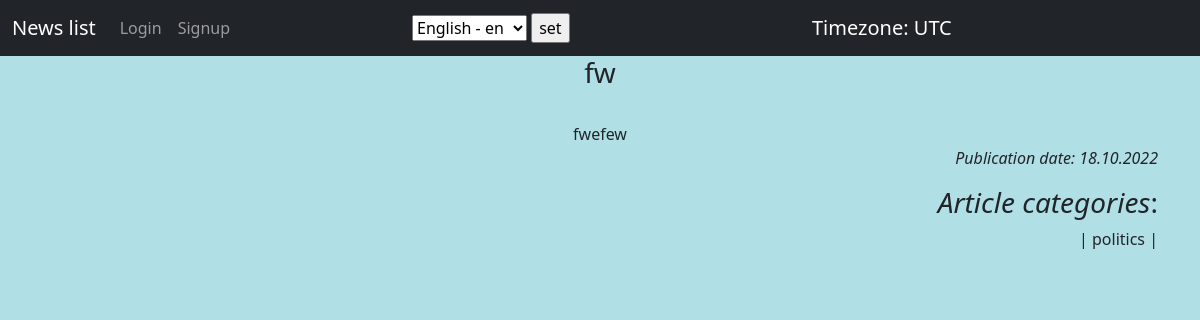
Screenshot of /news/153 with the database file from the repository.
### News/models.py (models this page shows, shortened)
class Post(models.Model):
    author = models.ForeignKey(Author, on_delete=models.CASCADE)
    type_post = models.CharField(max_length=2, choices=CHOICE_TYPE, default=article)
    date_creation = models.DateTimeField(auto_now_add=True)
    category_post = models.ManyToManyField(Category, through='PostCategory')
    title_post = models.CharField(max_length=64)
    text_post = models.TextField()
    rating_post = models.SmallIntegerField(default=0)

class Category(models.Model):
    name_category = models.CharField(max_length=64, unique=True)
    subscribers = models.ManyToManyField(User, blank=True)
    def __str__(self):
        return f'{self.name_category}'

### News/views.py (the view, shortened to what this page needs)
# urls.py: path('news/<int:pk>', NewsDetail.as_view(), name='news_details'),
class NewsDetail(DetailView):
    model = Post
    template_name = 'News/news.html'
    context_object_name = 'news'
    def get_object(self, *args, **kwargs):
        obj = cache.get(f'post-{self.kwargs["pk"]}', None)
        if not obj:
            obj = super().get_object(queryset=self.queryset)
            cache.set(f'post-{self.kwargs["pk"]}', obj)
        return obj
    def get_context_data(self, **kwargs):
        context = super().get_context_data(**kwargs)
        object_post = context['object']
        categories = object_post.category_post.all()
        context['categories'] = categories
        return context

### News/context_processors.py (called while the page is built)
def get_var(request):
    context = {
        'current_time': timezone.localtime(timezone.now()),
        'timezones': pytz.common_timezones  # добавляем в контекст все доступные часовые пояса
    }
    return context

### News/templatetags/custom_filters.py (called while the page is built)
@register.filter()
def get_subscribes(value):
    subscribers = value.subscribers.all()
    list_subscribers = []
    for i in subscribers:
        list_subscribers.append(i)
    return list_subscribers

### News/templates/News/news.html (shortened to what this page needs)
{% extends 'News/default.html' %}
{% load i18n %}
{% load custom_filters %}
{% block content %}
<h3>{{ news.title_post }}</h3>
<br />
{{ news.text_post}}
<p align="right"><i>{% trans "Publication date" %}: {{ news.date_creation | date:'d.m.Y' }}</i></p>
<div align="right">
    <h3><i>{% trans "Article categories" %}</i>:</h3>
    {% for i in categories %}
    {% if request.user in i|get_subscribes and request.user.is_authenticated %}
        <b>{% trans "Unsubscribe from" %}:</b>
        <form method="post" action="">
        {% csrf_token %}
            <input type="submit" value="{{ i.name_category }}" name="delete_category">
        </form>
     <br />
    {% else %}
        | {{ i }} |
    {% endif %}
{% endfor %}
</div>
{% endblock content %}

### rows the page displays
Post: title_post "fw", text_post "fwefew", date_creation "18.10.2022"
Category: name_category "politics"

### other values shown
{{ TIME_ZONE }} "UTC"
form field language "English - en"
